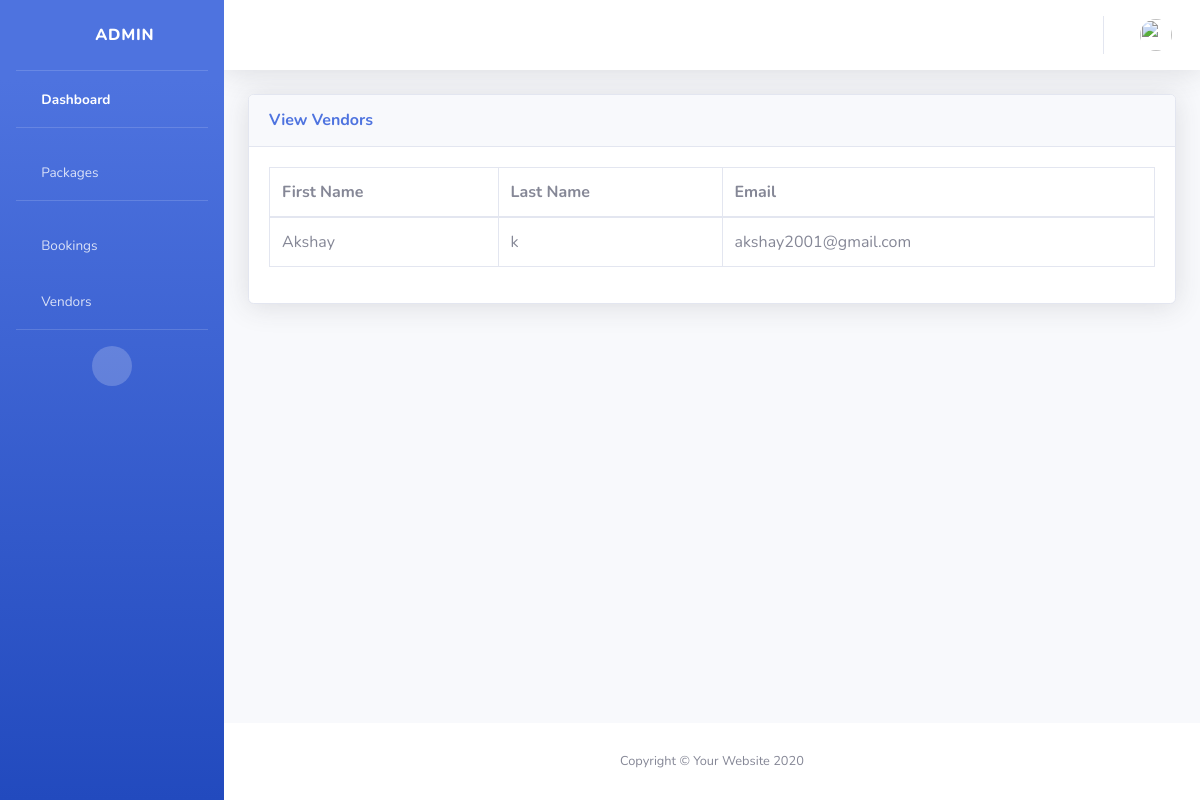
Before: /view_vendors/ with the older database file.
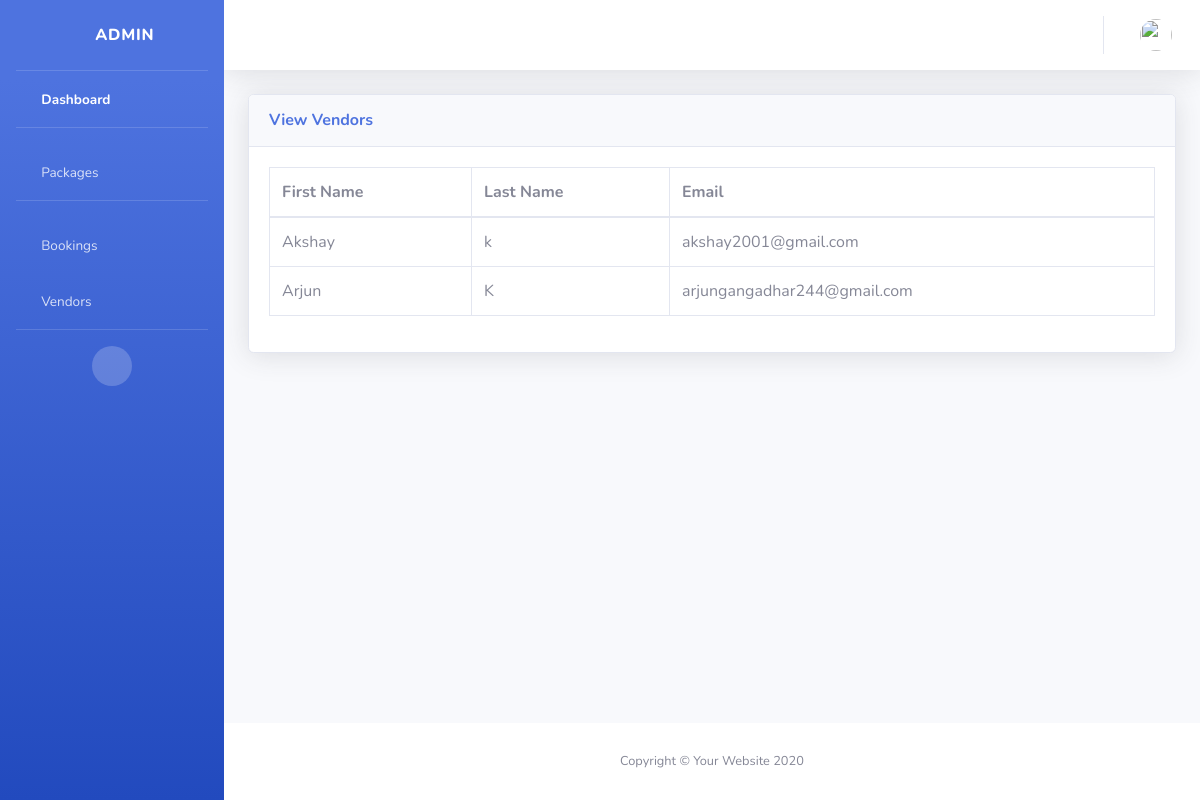
After: the same page with the newer database file.
### user/models.py (models this page shows)
class register_table(models.Model):
    firstname=models.CharField(max_length=30)
    lastname=models.CharField(max_length=30)
    email=models.CharField(max_length=90)
    password=models.CharField(max_length=50)
    created_at=models.DateTimeField()
    updated_at=models.DateTimeField()
    user_type=models.CharField(default=None, max_length=30)
    class Meta:
        db_table="registration"

### administrator/views.py (the view)
# urls.py: path('view_vendors/', views.view_vendors),
def view_vendors(request):
    vendors = register_table.objects.filter(user_type='vendor')
    return render(request,'view_vendors.html',{'vendors': vendors})

### administrator/templates/view_vendors.html (shortened to what the changed rows need)
<!DOCTYPE html>
<html lang="en">
{% load static %}
<head>
    <link href="{% static 'vendor/fontawesome-free/css/all.min.css' %}" rel="stylesheet" type="text/css">
    <link href="{% static 'css/sb-admin-2.min.css' %}" rel="stylesheet">
</head>
<body id="page-top">
    <div id="wrapper">
        <div id="content-wrapper" class="d-flex flex-column">
            <div id="content">
                <div class="container-fluid">
                    <div class="card shadow mb-4">
                        <div class="card-body">
                            <div class="table-responsive">
                                <table class="table table-bordered" id="dataTable" width="100%" cellspacing="0">
                                    <thead>
                                        <tr>
                                            <th>First Name</th>
                                            <th>Last Name</th>
                                            <th>Email</th>
                                        </tr>
                                    </thead>
                                    <tbody>
                                        {% for data in vendors %}
                                        <tr>
                                            <td>{{data.firstname}}</td>
                                            <td>{{data.lastname}}</td>
                                            <td>{{data.email}}</td>
                                        </tr>
                                        {% endfor %}
                                    </tbody>
                                </table>
                            </div>
                        </div>
                    </div>
                </div>
            </div>
        </div>
    </div>
</body>
</html>

Changed rows visible on the page:
added register_table: firstname "Arjun", lastname "K", email "arjungangadhar244@gmail.com"
